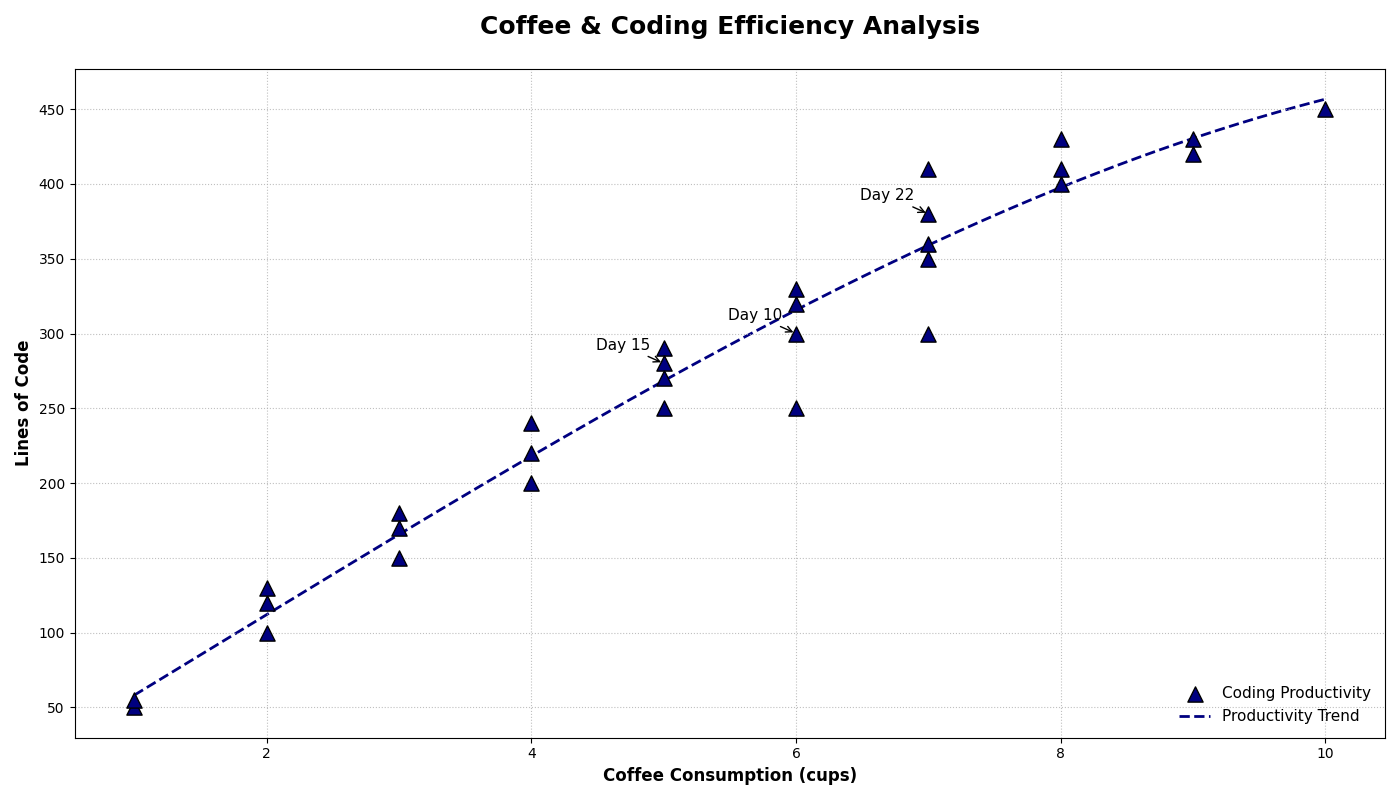

Generate this figure with Python:
import matplotlib.pyplot as plt
import numpy as np

days = np.arange(1, 31)
coffee_consumption = np.array([1, 2, 1, 3, 2, 3, 4, 2, 5, 6, 5, 4, 3, 6,
                               5, 5, 4, 7, 6, 7, 8, 7, 9, 8, 10, 9, 7, 8, 7, 6])
lines_of_code = np.array([50, 100, 55, 150, 120, 180, 200, 130, 250, 300, 290, 220, 170, 320,
                          280, 270, 240, 350, 330, 360, 400, 380, 430, 410, 450, 420, 410, 430, 300, 250])

fig, ax1 = plt.subplots(figsize=(14, 8))

# Use a single color for both the scatter plot and the trendline
scatter = ax1.scatter(coffee_consumption, lines_of_code, color='navy', edgecolors='black', s=120, label='Coding Productivity', marker='^', zorder=2)

z = np.polyfit(coffee_consumption, lines_of_code, 3)
p = np.poly1d(z)
trendline_x = np.linspace(coffee_consumption.min(), coffee_consumption.max(), 300)
trendline_y = p(trendline_x)
trend = ax1.plot(trendline_x, trendline_y, color='navy', linestyle='--', linewidth=2, label='Productivity Trend', zorder=1)

plt.title("Coffee & Coding Efficiency Analysis", fontsize=18, fontweight='bold', pad=25)
ax1.set_xlabel("Coffee Consumption (cups)", fontsize=12, fontweight='bold')
ax1.set_ylabel("Lines of Code", fontsize=12, fontweight='bold')

highlight_days = [10, 15, 22]
for day in highlight_days:
    ax1.annotate(f'Day {day}', 
                (coffee_consumption[day-1], lines_of_code[day-1]), 
                textcoords="offset points", 
                xytext=(-10,10), 
                ha='right', 
                fontsize=11, 
                arrowprops=dict(arrowstyle='->', color='black'))

ax1.grid(visible=True, linestyle=':', alpha=0.8)
scatter_legend = ax1.legend(loc='lower right', fontsize=11, frameon=False)

plt.tight_layout()

plt.show()
